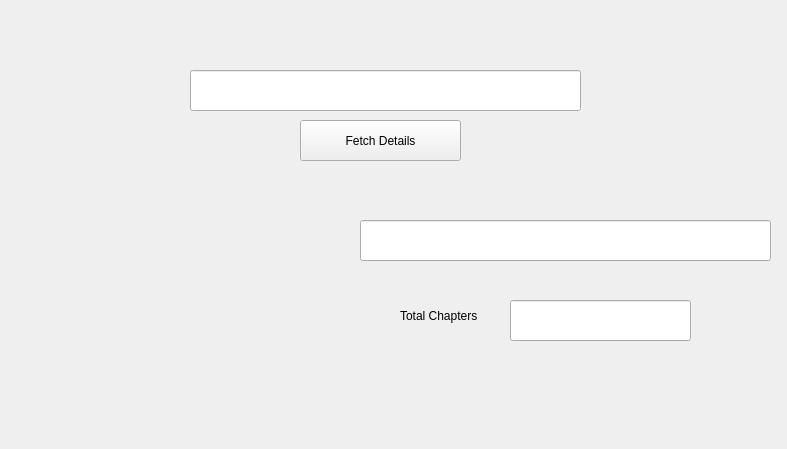
<?xml version="1.0" encoding="UTF-8"?>
<ui version="4.0">
 <class>Form</class>
 <widget class="QWidget" name="Form">
  <property name="geometry">
   <rect>
    <x>0</x>
    <y>0</y>
    <width>787</width>
    <height>449</height>
   </rect>
  </property>
  <property name="windowTitle">
   <string>Form</string>
  </property>
  <widget class="QPushButton" name="download_button">
   <property name="geometry">
    <rect>
     <x>300</x>
     <y>120</y>
     <width>161</width>
     <height>41</height>
    </rect>
   </property>
   <property name="text">
    <string>Fetch Details</string>
   </property>
  </widget>
  <widget class="QLineEdit" name="site_text">
   <property name="geometry">
    <rect>
     <x>190</x>
     <y>70</y>
     <width>391</width>
     <height>41</height>
    </rect>
   </property>
  </widget>
  <widget class="QLineEdit" name="chapter_title_text">
   <property name="geometry">
    <rect>
     <x>360</x>
     <y>220</y>
     <width>411</width>
     <height>41</height>
    </rect>
   </property>
  </widget>
  <widget class="QLineEdit" name="chapter_count_text">
   <property name="geometry">
    <rect>
     <x>510</x>
     <y>300</y>
     <width>181</width>
     <height>41</height>
    </rect>
   </property>
  </widget>
  <widget class="QLabel" name="label">
   <property name="geometry">
    <rect>
     <x>400</x>
     <y>300</y>
     <width>101</width>
     <height>31</height>
    </rect>
   </property>
   <property name="text">
    <string>Total Chapters</string>
   </property>
  </widget>
  <widget class="QLabel" name="novel_image">
   <property name="geometry">
    <rect>
     <x>100</x>
     <y>180</y>
     <width>201</width>
     <height>251</height>
    </rect>
   </property>
   <property name="text">
    <string/>
   </property>
   <property name="scaledContents">
    <bool>true</bool>
   </property>
  </widget>
 </widget>
 <resources/>
 <connections/>
</ui>
